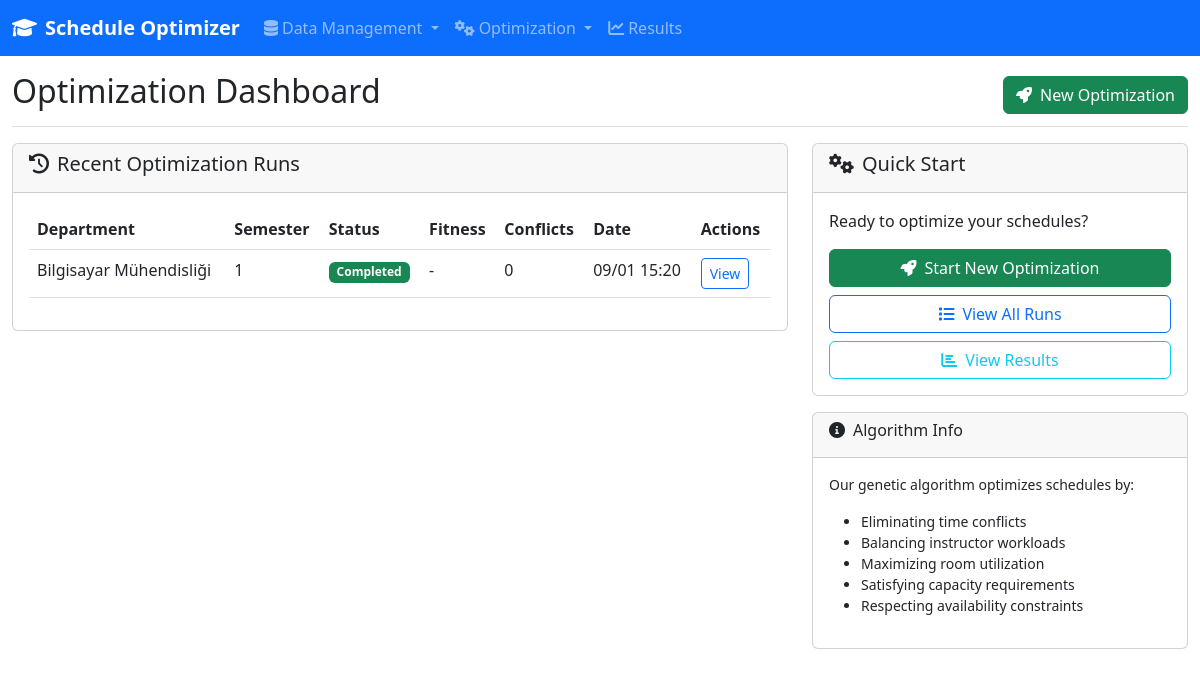
Before: /optimize/ with the older database file.
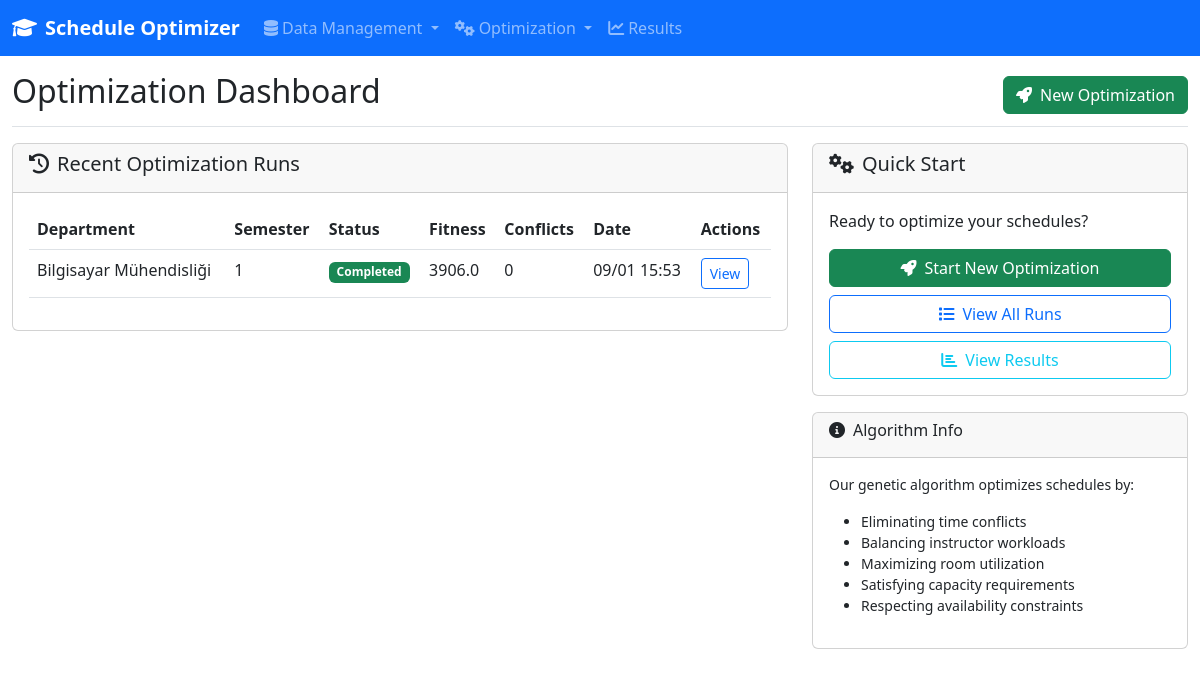
After: the same page with the newer database file.
### models/database.py (models this page shows, shortened)
class OptimizationRun(db.Model):
    __tablename__ = 'optimization_runs'
    id = db.Column(db.Integer, primary_key=True)
    session_id = db.Column(db.String(50), nullable=False, unique=True)
    department_id = db.Column(db.Integer, db.ForeignKey('departments.id'), nullable=False)
    semester = db.Column(db.Integer, nullable=False)  # 1=Güz, 2=Bahar
    academic_year = db.Column(db.String(9), nullable=False)  # 2023-2024
    parameters = db.Column(JSON, nullable=False)
    constraints = db.Column(JSON, nullable=True)  # Ek kısıtlamalar
    objectives = db.Column(JSON, nullable=True)  # Optimizasyon hedefleri
    status = db.Column(db.String(20), nullable=False, default='initialized')
    progress = db.Column(JSON, nullable=True)
    results = db.Column(JSON, nullable=True)
    fitness_score = db.Column(db.Float, nullable=True)
    conflicts_count = db.Column(db.Integer, nullable=True)
    room_utilization = db.Column(db.Float, nullable=True)
    instructor_balance = db.Column(db.Float, nullable=True)
    student_satisfaction = db.Column(db.Float, nullable=True)
    runtime_seconds = db.Column(db.Float, nullable=True)
    memory_usage_mb = db.Column(db.Float, nullable=True)
    created_by = db.Column(db.String(200), nullable=True)  # Kullanıcı bilgisi
    created_at = db.Column(db.DateTime, default=datetime.utcnow)
    completed_at = db.Column(db.DateTime, nullable=True)
    department = db.relationship('Department', backref='optimization_runs', lazy=True)
    schedules = db.relationship('Schedule', backref='optimization_run', lazy=True, cascade='all, delete-orphan')

class Department(db.Model):
    __tablename__ = 'departments'
    id = db.Column(db.Integer, primary_key=True)
    name = db.Column(db.String(200), nullable=False, unique=True)
    code = db.Column(db.String(10), nullable=False, unique=True)  # Bölüm kodu (CS, EE, etc.)
    num_grades = db.Column(db.Integer, nullable=False)
    head_of_department = db.Column(db.String(200), nullable=True)  # Bölüm başkanı
    building = db.Column(db.String(100), nullable=True)  # Ana bina
    floor = db.Column(db.Integer, nullable=True)  # Ana kat
    phone = db.Column(db.String(20), nullable=True)
    email = db.Column(db.String(200), nullable=True)
    is_active = db.Column(db.Boolean, default=True)
    created_at = db.Column(db.DateTime, default=datetime.utcnow)
    updated_at = db.Column(db.DateTime, default=datetime.utcnow, onupdate=datetime.utcnow)
    lessons = db.relationship('Lesson', backref='department_ref', lazy=True, cascade='all, delete-orphan')
    instructors = db.relationship('Instructor', backref='department_ref', lazy=True, cascade='all, delete-orphan')

### routes/optimization.py (the view)
@optimization_bp.route('/')
def index():
    departments = Department.query.filter_by(is_active=True).all()
    recent_runs = OptimizationRun.query.order_by(OptimizationRun.created_at.desc()).limit(10).all()
    return render_template('optimization/index.html', departments=departments, recent_runs=recent_runs)

### templates/optimization/index.html (shortened to what the changed rows need)
{% extends "base.html" %}
{% block content %}
<div class="col-12">
    <div class="d-flex justify-content-between flex-wrap flex-md-nowrap align-items-center pt-3 pb-2 mb-3 border-bottom">
        <h1 class="h2">Optimization Dashboard</h1>
    </div>
    <div class="row mb-4">
        <div class="col-md-8">
            <div class="card">
                <div class="card-body">
                    {% if recent_runs %}
                        <div class="table-responsive">
                            <table class="table table-hover">
                                <thead>
                                    <tr>
                                        <th>Department</th>
                                        <th>Semester</th>
                                        <th>Status</th>
                                        <th>Fitness</th>
                                        <th>Conflicts</th>
                                        <th>Date</th>
                                        <th>Actions</th>
                                    </tr>
                                </thead>
                                <tbody>
                                    {% for run in recent_runs %}
                                    <tr>
                                        <td>{{ run.department.name }}</td>
                                        <td>{{ run.semester }}</td>
                                        <td>
                                            {% if run.status == 'completed' %}
                                                <span class="badge bg-success">Completed</span>
                                            {% elif run.status == 'running' %}
                                                <span class="badge bg-primary">Running</span>
                                            {% elif run.status == 'error' %}
                                                <span class="badge bg-danger">Error</span>
                                            {% else %}
                                                <span class="badge bg-secondary">{{ run.status|title }}</span>
                                            {% endif %}
                                        </td>
                                        <td>{{ run.fitness_score|round if run.fitness_score else '-' }}</td>
                                        <td>{{ run.conflicts_count if run.conflicts_count is not none else '-' }}</td>
                                        <td>{{ run.created_at.strftime('%m/%d %H:%M') }}</td>
                                        <td>
                                            {% if run.status == 'completed' %}
                                                <a href="{{ url_for('results.view', run_id=run.id) }}"
                                                   class="btn btn-sm btn-outline-primary">View</a>
                                            {% elif run.status == 'running' %}
                                                <a href="{{ url_for('optimization.progress', session_id=run.session_id) }}"
                                                   class="btn btn-sm btn-outline-info">Progress</a>
                                            {% endif %}
                                        </td>
                                    </tr>
                                    {% endfor %}
                                </tbody>
                            </table>
                        </div>
                    {% else %}
                        <div class="text-center py-4">
                            <i class="fas fa-chart-line fa-3x text-muted mb-3"></i>
                            <h5 class="text-muted">No optimization runs yet</h5>
                            <p class="text-muted">Start your first optimization to see results here</p>
                        </div>
                    {% endif %}
                </div>
            </div>
        </div>
    </div>
</div>
{% endblock %}

Changed rows visible on the page:
changed OptimizationRun "Bilgisayar Mühendisliği": fitness_score "-" → "3906.0"; created_at "09/01 15:20" → "09/01 15:53"
